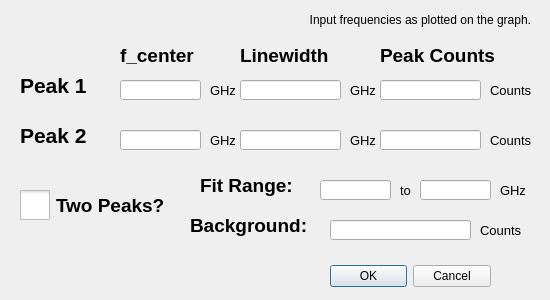
<?xml version="1.0" encoding="UTF-8"?>
<ui version="4.0">
 <class>Dialog</class>
 <widget class="QDialog" name="Dialog">
  <property name="geometry">
   <rect>
    <x>0</x>
    <y>0</y>
    <width>550</width>
    <height>300</height>
   </rect>
  </property>
  <property name="minimumSize">
   <size>
    <width>500</width>
    <height>300</height>
   </size>
  </property>
  <property name="windowTitle">
   <string>Edit Fit Parameters</string>
  </property>
  <widget class="QDialogButtonBox" name="buttonBox">
   <property name="geometry">
    <rect>
     <x>330</x>
     <y>260</y>
     <width>161</width>
     <height>32</height>
    </rect>
   </property>
   <property name="orientation">
    <enum>Qt::Horizontal</enum>
   </property>
   <property name="standardButtons">
    <set>QDialogButtonBox::Cancel|QDialogButtonBox::Ok</set>
   </property>
  </widget>
  <widget class="QLabel" name="label_1">
   <property name="geometry">
    <rect>
     <x>120</x>
     <y>40</y>
     <width>91</width>
     <height>31</height>
    </rect>
   </property>
   <property name="font">
    <font>
     <pointsize>14</pointsize>
     <weight>75</weight>
     <bold>true</bold>
    </font>
   </property>
   <property name="text">
    <string>f_center</string>
   </property>
  </widget>
  <widget class="QLabel" name="label_4">
   <property name="geometry">
    <rect>
     <x>20</x>
     <y>70</y>
     <width>71</width>
     <height>31</height>
    </rect>
   </property>
   <property name="font">
    <font>
     <pointsize>16</pointsize>
     <weight>75</weight>
     <bold>true</bold>
    </font>
   </property>
   <property name="text">
    <string>Peak 1</string>
   </property>
  </widget>
  <widget class="QLabel" name="label_2">
   <property name="geometry">
    <rect>
     <x>240</x>
     <y>40</y>
     <width>101</width>
     <height>31</height>
    </rect>
   </property>
   <property name="font">
    <font>
     <pointsize>14</pointsize>
     <weight>75</weight>
     <bold>true</bold>
    </font>
   </property>
   <property name="text">
    <string>Linewidth</string>
   </property>
  </widget>
  <widget class="QLabel" name="label_3">
   <property name="geometry">
    <rect>
     <x>380</x>
     <y>40</y>
     <width>131</width>
     <height>31</height>
    </rect>
   </property>
   <property name="font">
    <font>
     <pointsize>14</pointsize>
     <weight>75</weight>
     <bold>true</bold>
    </font>
   </property>
   <property name="text">
    <string>Peak Counts</string>
   </property>
  </widget>
  <widget class="QLabel" name="label_5">
   <property name="geometry">
    <rect>
     <x>20</x>
     <y>120</y>
     <width>71</width>
     <height>31</height>
    </rect>
   </property>
   <property name="font">
    <font>
     <pointsize>16</pointsize>
     <weight>75</weight>
     <bold>true</bold>
    </font>
   </property>
   <property name="text">
    <string>Peak 2</string>
   </property>
  </widget>
  <widget class="QLineEdit" name="lineEdit_fCenterL">
   <property name="geometry">
    <rect>
     <x>120</x>
     <y>80</y>
     <width>81</width>
     <height>20</height>
    </rect>
   </property>
   <property name="text">
    <string/>
   </property>
   <property name="alignment">
    <set>Qt::AlignRight|Qt::AlignTrailing|Qt::AlignVCenter</set>
   </property>
  </widget>
  <widget class="QLabel" name="label">
   <property name="geometry">
    <rect>
     <x>210</x>
     <y>80</y>
     <width>31</width>
     <height>21</height>
    </rect>
   </property>
   <property name="font">
    <font>
     <pointsize>10</pointsize>
    </font>
   </property>
   <property name="text">
    <string>GHz</string>
   </property>
  </widget>
  <widget class="QLineEdit" name="lineEdit_fCenterR">
   <property name="geometry">
    <rect>
     <x>120</x>
     <y>130</y>
     <width>81</width>
     <height>20</height>
    </rect>
   </property>
   <property name="alignment">
    <set>Qt::AlignRight|Qt::AlignTrailing|Qt::AlignVCenter</set>
   </property>
  </widget>
  <widget class="QLabel" name="label_6">
   <property name="geometry">
    <rect>
     <x>210</x>
     <y>130</y>
     <width>31</width>
     <height>21</height>
    </rect>
   </property>
   <property name="font">
    <font>
     <pointsize>10</pointsize>
    </font>
   </property>
   <property name="text">
    <string>GHz</string>
   </property>
  </widget>
  <widget class="QLineEdit" name="lineEdit_LineWidthL">
   <property name="geometry">
    <rect>
     <x>240</x>
     <y>80</y>
     <width>101</width>
     <height>20</height>
    </rect>
   </property>
   <property name="alignment">
    <set>Qt::AlignRight|Qt::AlignTrailing|Qt::AlignVCenter</set>
   </property>
  </widget>
  <widget class="QLabel" name="label_7">
   <property name="geometry">
    <rect>
     <x>350</x>
     <y>80</y>
     <width>31</width>
     <height>21</height>
    </rect>
   </property>
   <property name="font">
    <font>
     <pointsize>10</pointsize>
    </font>
   </property>
   <property name="text">
    <string>GHz</string>
   </property>
  </widget>
  <widget class="QLineEdit" name="lineEdit_LineWidthR">
   <property name="geometry">
    <rect>
     <x>240</x>
     <y>130</y>
     <width>101</width>
     <height>20</height>
    </rect>
   </property>
   <property name="alignment">
    <set>Qt::AlignRight|Qt::AlignTrailing|Qt::AlignVCenter</set>
   </property>
  </widget>
  <widget class="QLabel" name="label_8">
   <property name="geometry">
    <rect>
     <x>350</x>
     <y>130</y>
     <width>31</width>
     <height>21</height>
    </rect>
   </property>
   <property name="font">
    <font>
     <pointsize>10</pointsize>
    </font>
   </property>
   <property name="text">
    <string>GHz</string>
   </property>
  </widget>
  <widget class="QLineEdit" name="lineEdit_AmplitudeL">
   <property name="geometry">
    <rect>
     <x>380</x>
     <y>80</y>
     <width>101</width>
     <height>20</height>
    </rect>
   </property>
   <property name="text">
    <string/>
   </property>
   <property name="alignment">
    <set>Qt::AlignRight|Qt::AlignTrailing|Qt::AlignVCenter</set>
   </property>
  </widget>
  <widget class="QLabel" name="label_9">
   <property name="geometry">
    <rect>
     <x>490</x>
     <y>80</y>
     <width>51</width>
     <height>21</height>
    </rect>
   </property>
   <property name="font">
    <font>
     <pointsize>10</pointsize>
    </font>
   </property>
   <property name="text">
    <string>Counts</string>
   </property>
  </widget>
  <widget class="QLineEdit" name="lineEdit_AmplitudeR">
   <property name="geometry">
    <rect>
     <x>380</x>
     <y>130</y>
     <width>101</width>
     <height>20</height>
    </rect>
   </property>
   <property name="text">
    <string/>
   </property>
   <property name="alignment">
    <set>Qt::AlignRight|Qt::AlignTrailing|Qt::AlignVCenter</set>
   </property>
  </widget>
  <widget class="QLabel" name="label_10">
   <property name="geometry">
    <rect>
     <x>490</x>
     <y>130</y>
     <width>51</width>
     <height>21</height>
    </rect>
   </property>
   <property name="font">
    <font>
     <pointsize>10</pointsize>
    </font>
   </property>
   <property name="text">
    <string>Counts</string>
   </property>
  </widget>
  <widget class="QLabel" name="label_11">
   <property name="geometry">
    <rect>
     <x>310</x>
     <y>10</y>
     <width>221</width>
     <height>20</height>
    </rect>
   </property>
   <property name="text">
    <string>* Input frequencies as plotted on the graph.</string>
   </property>
   <property name="alignment">
    <set>Qt::AlignRight|Qt::AlignTrailing|Qt::AlignVCenter</set>
   </property>
  </widget>
  <widget class="QCheckBox" name="checkBox_TwoPeaks">
   <property name="geometry">
    <rect>
     <x>20</x>
     <y>170</y>
     <width>161</width>
     <height>71</height>
    </rect>
   </property>
   <property name="font">
    <font>
     <pointsize>14</pointsize>
     <weight>75</weight>
     <bold>true</bold>
    </font>
   </property>
   <property name="styleSheet">
    <string notr="true">QCheckBox::indicator {
     width: 30px;
     height: 30px;
}</string>
   </property>
   <property name="text">
    <string>Two Peaks?</string>
   </property>
   <property name="iconSize">
    <size>
     <width>20</width>
     <height>20</height>
    </size>
   </property>
  </widget>
  <widget class="QLineEdit" name="lineEdit_FitRangeLow">
   <property name="geometry">
    <rect>
     <x>320</x>
     <y>180</y>
     <width>71</width>
     <height>20</height>
    </rect>
   </property>
   <property name="alignment">
    <set>Qt::AlignRight|Qt::AlignTrailing|Qt::AlignVCenter</set>
   </property>
  </widget>
  <widget class="QLabel" name="label_12">
   <property name="geometry">
    <rect>
     <x>200</x>
     <y>170</y>
     <width>111</width>
     <height>31</height>
    </rect>
   </property>
   <property name="font">
    <font>
     <pointsize>14</pointsize>
     <weight>75</weight>
     <bold>true</bold>
    </font>
   </property>
   <property name="text">
    <string>Fit Range:</string>
   </property>
  </widget>
  <widget class="QLabel" name="label_13">
   <property name="geometry">
    <rect>
     <x>500</x>
     <y>180</y>
     <width>31</width>
     <height>21</height>
    </rect>
   </property>
   <property name="font">
    <font>
     <pointsize>10</pointsize>
    </font>
   </property>
   <property name="text">
    <string>GHz</string>
   </property>
  </widget>
  <widget class="QLabel" name="label_14">
   <property name="geometry">
    <rect>
     <x>400</x>
     <y>180</y>
     <width>31</width>
     <height>21</height>
    </rect>
   </property>
   <property name="font">
    <font>
     <pointsize>10</pointsize>
    </font>
   </property>
   <property name="text">
    <string>to</string>
   </property>
  </widget>
  <widget class="QLineEdit" name="lineEdit_FitRangeHigh">
   <property name="geometry">
    <rect>
     <x>420</x>
     <y>180</y>
     <width>71</width>
     <height>20</height>
    </rect>
   </property>
   <property name="alignment">
    <set>Qt::AlignRight|Qt::AlignTrailing|Qt::AlignVCenter</set>
   </property>
  </widget>
  <widget class="QLabel" name="label_15">
   <property name="geometry">
    <rect>
     <x>190</x>
     <y>210</y>
     <width>131</width>
     <height>31</height>
    </rect>
   </property>
   <property name="font">
    <font>
     <pointsize>14</pointsize>
     <weight>75</weight>
     <bold>true</bold>
    </font>
   </property>
   <property name="text">
    <string>Background:</string>
   </property>
  </widget>
  <widget class="QLineEdit" name="lineEdit_Background">
   <property name="geometry">
    <rect>
     <x>330</x>
     <y>220</y>
     <width>141</width>
     <height>20</height>
    </rect>
   </property>
   <property name="alignment">
    <set>Qt::AlignRight|Qt::AlignTrailing|Qt::AlignVCenter</set>
   </property>
  </widget>
  <widget class="QLabel" name="label_16">
   <property name="geometry">
    <rect>
     <x>480</x>
     <y>220</y>
     <width>51</width>
     <height>21</height>
    </rect>
   </property>
   <property name="font">
    <font>
     <pointsize>10</pointsize>
    </font>
   </property>
   <property name="text">
    <string>Counts</string>
   </property>
  </widget>
 </widget>
 <resources/>
 <connections>
  <connection>
   <sender>buttonBox</sender>
   <signal>accepted()</signal>
   <receiver>Dialog</receiver>
   <slot>accept()</slot>
   <hints>
    <hint type="sourcelabel">
     <x>248</x>
     <y>254</y>
    </hint>
    <hint type="destinationlabel">
     <x>157</x>
     <y>274</y>
    </hint>
   </hints>
  </connection>
  <connection>
   <sender>buttonBox</sender>
   <signal>rejected()</signal>
   <receiver>Dialog</receiver>
   <slot>reject()</slot>
   <hints>
    <hint type="sourcelabel">
     <x>316</x>
     <y>260</y>
    </hint>
    <hint type="destinationlabel">
     <x>286</x>
     <y>274</y>
    </hint>
   </hints>
  </connection>
 </connections>
</ui>
